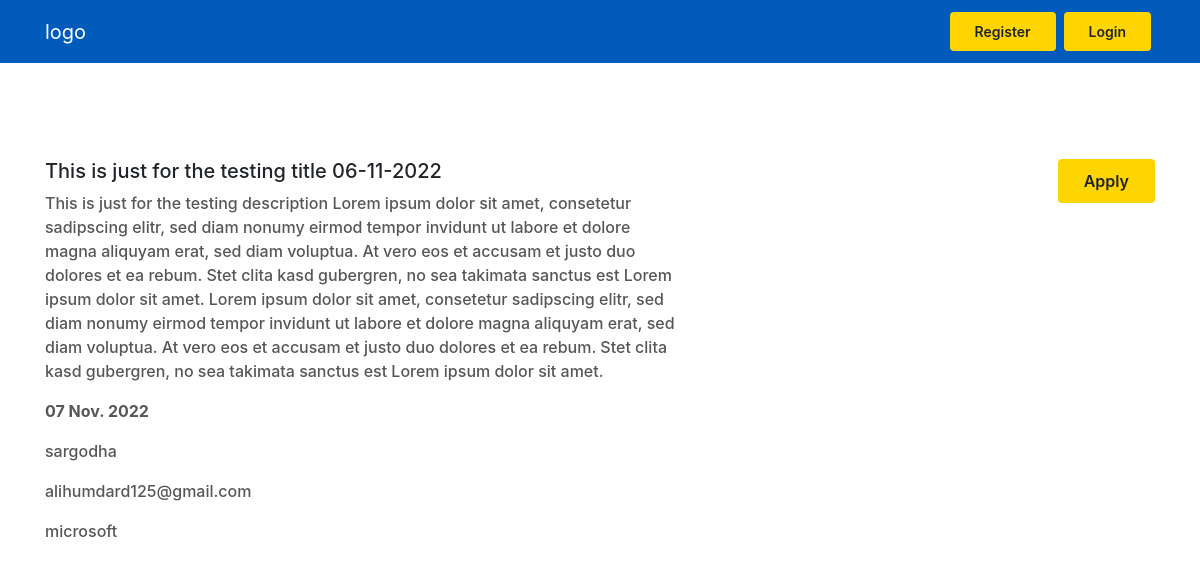
The page /entery_details.php?entry_id=18 on the database its author committed.
### tables this page shows
CREATE TABLE `user_entry` (
  `entry_id` int(11) NOT NULL,
  `user_id` int(11) NOT NULL,
  `entry_title` text NOT NULL,
  `entry_description` text NOT NULL,
  `entry_location` varchar(500) NOT NULL,
  `entry_employer` varchar(200) NOT NULL,
  `entry_contact_no` varchar(100) NOT NULL,
  `entry_date` varchar(200) NOT NULL
);

### entery_details.php (the view, shortened to what this page needs)
<?php
include 'cdn_lniks.php';
$con      = mysqli_connect( "localhost", "root","", "job4u" );
$db       =$con;
        if(isset($_GET['entry_id'])&& !empty($_GET['entry_id']))
        {
          $entry_id            = $_GET['entry_id'];
          $query_result        = mysqli_query($db,"select * from user_entry where entry_id ='$entry_id'");
          $fetch_enteries_data = mysqli_fetch_assoc($query_result);
          if($fetch_enteries_data){
          $entry_title         = $fetch_enteries_data['entry_title'] ;
          $entry_description   = $fetch_enteries_data['entry_description'] ;
          $entry_location      = $fetch_enteries_data['entry_location'];
          $entry_employer      = $fetch_enteries_data['entry_employer'];
          $entry_contact       = $fetch_enteries_data['entry_contact_no'];
          $entry_date          = $fetch_enteries_data['entry_date'];
         }else{
                    $err_msgs  = array();
                    $err_msgs  = array("err_entry_msg" => "<label style=' margin:0 auto; color:black; background:red; font-size:30px;'> The Entery Details Not is not Fetched Yet.!!</label>");
         }
        }
?>
<!DOCTYPE html>
<html lang="en">
<head>
</head>
<body>
<?php   include 'nav_bar.php';   ?>
<section class="apply">
    <div class="container">
        <div class="row">
            <div class="col-md-7">
                <div class="apply-b mt-5 py-5">
                    <h5><?php  if(isset($entry_title) && !empty($entry_title)){echo "$entry_title";}  ?></h5>
                    <p><?php  if(isset($entry_description) && !empty($entry_description)){echo $entry_description ;}  ?> </p>
                            <p><b> <?php  if(isset($entry_date) && !empty($entry_date)){echo $entry_date;}  ?> </b></p>
                            <p><?php  if(isset($entry_location) && !empty($entry_location)){echo $entry_location; }  ?></p>
                            <p><?php  if(isset($entry_contact) && !empty($entry_contact)){echo $entry_contact;}  ?></span></p>
                            <p><?php  if(isset($entry_employer) && !empty($entry_employer)){echo $entry_employer;}  ?></p>
                </div>
            </div>
              <div class="col-md-5">
                   <div class="apply-btn mt-5 py-5">
                    <a href="mailto:<?php  if(isset($entry_contact) && !empty($entry_contact)){echo $entry_contact;}  ?>" class="btn m-1 px-4 py-2  m-auto">Apply</a>
                   </div>
              </div>
        </div>
    </div>
</section>
</body>
</html>

### assets/css/style.css (style rules this page uses)
* { margin: 0; padding: 0; box-sizing: border-box; }
.apply .apply-b p { font-weight: 500; color: #585656; }
.apply .apply-btn .btn { border: 2px solid #ffd500; background-color: #ffd500; font-weight: 600; float: right; }

### rows shown on the page
user_entry: entry_title "This is just for the testing title 06-11-2022", entry_description "This is just for the testing description Lorem ipsum dolor sit amet, consetetur sadipscing elitr, sed diam nonumy eirmod tempor invidunt ut labore et dolore magna aliquyam erat, sed diam voluptua. At vero eos et accusam et justo duo dolores et ea rebum. Stet clita kasd gubergren, no sea takimata sanctus est Lorem ipsum dolor sit amet. Lorem ipsum dolor sit amet, consetetur sadipscing elitr, sed diam nonumy eirmod tempor invidunt ut labore et dolore magna aliquyam erat, sed diam voluptua. At vero eos et accusam et justo duo dolores et ea rebum. Stet clita kasd gubergren, no sea takimata sanctus est Lorem ipsum dolor sit amet.", entry_date "07 Nov. 2022", entry_location "sargodha", entry_contact_no "alihumdard125@gmail.com", entry_employer "microsoft"
